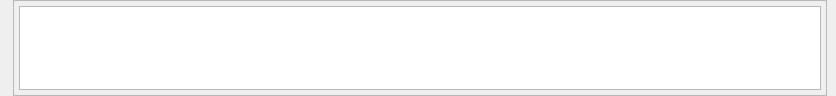
<?xml version="1.0" encoding="UTF-8"?>
<ui version="4.0">
 <class>CalendarWidget</class>
 <widget class="QWidget" name="CalendarWidget">
  <property name="geometry">
   <rect>
    <x>0</x>
    <y>0</y>
    <width>836</width>
    <height>96</height>
   </rect>
  </property>
  <layout class="QGridLayout" name="gridLayout">
   <property name="leftMargin">
    <number>9</number>
   </property>
   <property name="topMargin">
    <number>0</number>
   </property>
   <property name="rightMargin">
    <number>9</number>
   </property>
   <property name="bottomMargin">
    <number>0</number>
   </property>
   <property name="spacing">
    <number>4</number>
   </property>
   <item row="1" column="0">
    <layout class="QVBoxLayout" name="minicalendar_layout">
     <item>
      <spacer name="verticalSpacer">
       <property name="orientation">
        <enum>Qt::Vertical</enum>
       </property>
       <property name="sizeHint" stdset="0">
        <size>
         <width>0</width>
         <height>0</height>
        </size>
       </property>
      </spacer>
     </item>
    </layout>
   </item>
   <item row="1" column="1">
    <widget class="QFrame" name="frame">
     <property name="sizePolicy">
      <sizepolicy hsizetype="Expanding" vsizetype="Expanding">
       <horstretch>0</horstretch>
       <verstretch>0</verstretch>
      </sizepolicy>
     </property>
     <property name="frameShape">
      <enum>QFrame::StyledPanel</enum>
     </property>
     <property name="frameShadow">
      <enum>QFrame::Raised</enum>
     </property>
     <layout class="QGridLayout" name="calendar_gridLayout">
      <property name="leftMargin">
       <number>5</number>
      </property>
      <property name="topMargin">
       <number>5</number>
      </property>
      <property name="rightMargin">
       <number>5</number>
      </property>
      <property name="bottomMargin">
       <number>5</number>
      </property>
      <property name="spacing">
       <number>5</number>
      </property>
      <item row="3" column="4" rowspan="2" colspan="4">
       <widget class="QGraphicsView" name="graphics_view_calendar_">
        <property name="minimumSize">
         <size>
          <width>800</width>
          <height>0</height>
         </size>
        </property>
        <property name="horizontalScrollBarPolicy">
         <enum>Qt::ScrollBarAlwaysOff</enum>
        </property>
       </widget>
      </item>
      <item row="0" column="4" colspan="4">
       <layout class="QHBoxLayout" name="calendar_toolBar_layout_"/>
      </item>
     </layout>
    </widget>
   </item>
   <item row="0" column="0" colspan="2">
    <layout class="QHBoxLayout" name="main_toolBar_layout_"/>
   </item>
  </layout>
 </widget>
 <layoutdefault spacing="6" margin="11"/>
 <resources/>
 <connections/>
 <slots>
  <slot>apply()</slot>
 </slots>
</ui>
